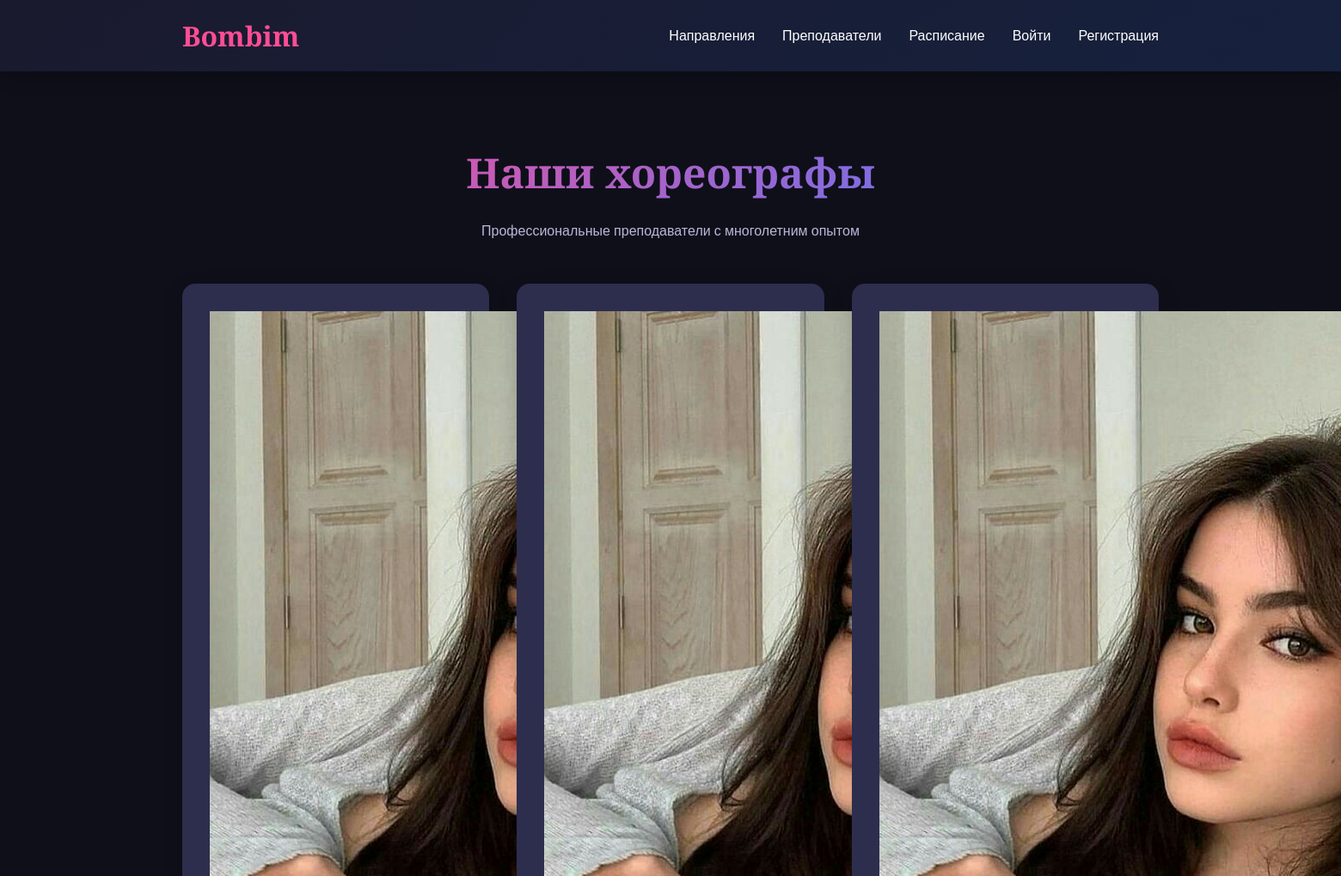
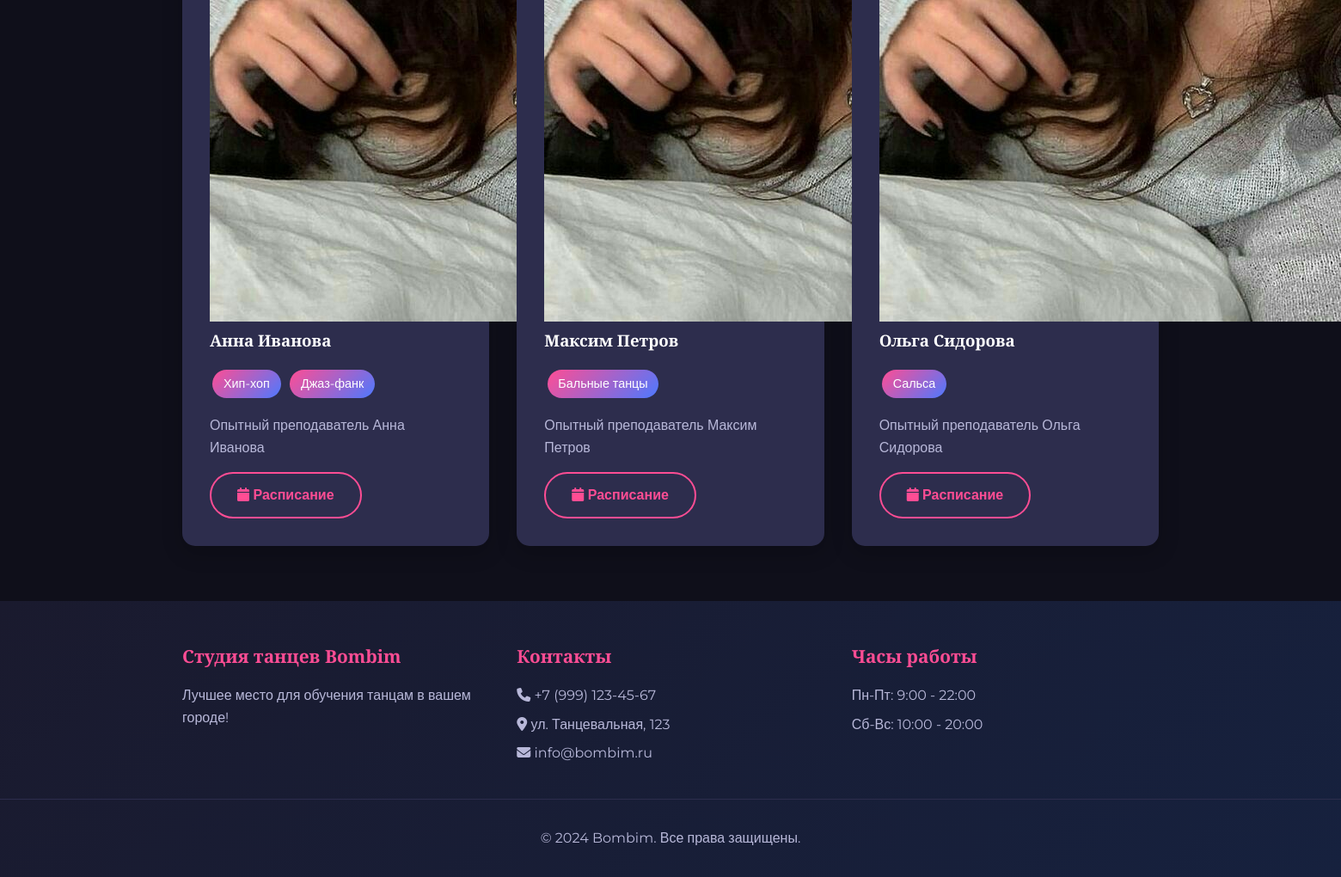
Screenshot of /trainers/ with the database file from the repository (2 pictures, top to bottom).
### main/models.py (models this page shows, shortened)
class Trainer(models.Model):
    user = models.OneToOneField(User, on_delete=models.CASCADE, related_name='trainer_profile')
    bio = models.TextField()
    photo = models.ImageField(upload_to='trainers/')
    styles = models.ManyToManyField(DanceStyle, related_name='trainers')

class User(AbstractUser):
    ROLE_CHOICES = (
        ('client', 'Клиент'),
        ('trainer', 'Хореограф'),
        ('admin', 'Администратор'),
    )
    role = models.CharField(max_length=10, choices=ROLE_CHOICES, default='client')
    phone = models.CharField(max_length=20, unique=True)
    birth_date = models.DateField(null=True, blank=True)
    email = models.EmailField(unique=True)
    first_name = models.CharField(max_length=30)
    last_name = models.CharField(max_length=30)

class DanceStyle(models.Model):
    name = models.CharField(max_length=100)
    description = models.TextField()
    image = models.ImageField(upload_to='styles/')

### main/views.py (the view)
# urls.py: path('trainers/', views.trainers_view, name='trainers'),
def trainers_view(request):
    trainers = Trainer.objects.all()
    return render(request, 'main/trainers.html', {'trainers': trainers})

### templates/main/trainers.html (shortened to what this page needs)
{% extends 'main/base.html' %}
{% block content %}
<section class="mt-5">
    <h1 class="text-center">Наши хореографы</h1>
    <p class="text-center" style="color: var(--text-secondary); margin-bottom: 3rem;">
        Профессиональные преподаватели с многолетним опытом
    </p>
    <div class="grid grid-3">
        {% for trainer in trainers %}
        <div class="card trainer-card">
            <img src="{{ trainer.photo.url }}" alt="{{ trainer.user.get_full_name }}" class="trainer-image">
            <div class="trainer-content">
                <h3>{{ trainer.user.get_full_name }}</h3>
                <div style="margin: 1rem 0;">
                    {% for style in trainer.styles.all %}
                    <span style="background: linear-gradient(135deg, var(--accent-primary) 0%, var(--accent-secondary) 100%);
                                color: white; padding: 0.3rem 0.8rem; border-radius: 20px; font-size: 0.9rem; margin: 0.2rem; display: inline-block;">
                        {{ style.name }}
                    </span>
                    {% endfor %}
                </div>
                <p style="color: var(--text-secondary); line-height: 1.6; margin: 1rem 0;">
                    {{ trainer.bio|truncatewords:20 }}
                </p>
                <a href="{% url 'schedule' %}?trainer={{ trainer.id }}" class="btn btn-outline">
                    <i class="fas fa-calendar"></i> Расписание
                </a>
            </div>
        </div>
        {% endfor %}
    </div>
</section>
{% endblock %}

### templates/main/base.html (style rules this page uses)
:root { --bg-primary: #0f0f1a; --bg-secondary: #1a1a2e; --bg-card: #2d2d4d; --accent-primary: #ff4d94; --accent-secondary: #4d79ff; --text-primary: #ffffff; --text-secondary: #b8b8d9; --success: #00cc99; --warning: #ffcc00; --danger: #ff4d4d; }
* { margin: 0; padding: 0; box-sizing: border-box; }
body { font-family: 'Montserrat', sans-serif; background: var(--bg-primary); color: var(--text-primary); line-height: 1.6; min-height: 100vh; display: flex; flex-direction: column; }
.btn { display: inline-block; padding: 12px 30px; border: none; border-radius: 50px; text-decoration: none; font-weight: 600; text-align: center; transition: all 0.3s ease; cursor: pointer; font-size: 1rem; }
.btn-outline { background: transparent; border: 2px solid var(--accent-primary); color: var(--accent-primary); }
.card { background: var(--bg-card); border-radius: 15px; padding: 2rem; margin-bottom: 2rem; box-shadow: 0 8px 25px rgba(0, 0, 0, 0.2); transition: transform 0.3s ease, box-shadow 0.3s ease; }
h1, h2, h3, h4, h5, h6 { font-family: 'Playfair Display', serif; color: var(--text-primary); margin-bottom: 1rem; }
h1 { font-size: 3rem; background: linear-gradient(135deg, var(--accent-primary) 0%, var(--accent-secondary) 100%); -webkit-background-clip: text; -webkit-text-fill-color: transparent; text-align: center; }
.text-center { text-align: center; }
.mt-5 { margin-top: 3rem; }
.grid { display: grid; gap: 2rem; }
.grid-3 { grid-template-columns: repeat(auto-fit, minmax(250px, 1fr)); }

### rows the page displays
Trainer: user.get_full_name "Анна Иванова", bio "Опытный преподаватель Анна Иванова"
DanceStyle: name "Хип-хоп"
DanceStyle: name "Джаз-фанк"
Trainer: user.get_full_name "Максим Петров", bio "Опытный преподаватель Максим Петров"
DanceStyle: name "Бальные танцы"
Trainer: photo (picture), user.get_full_name "Ольга Сидорова", bio "Опытный преподаватель Ольга Сидорова"
DanceStyle: name "Сальса"
